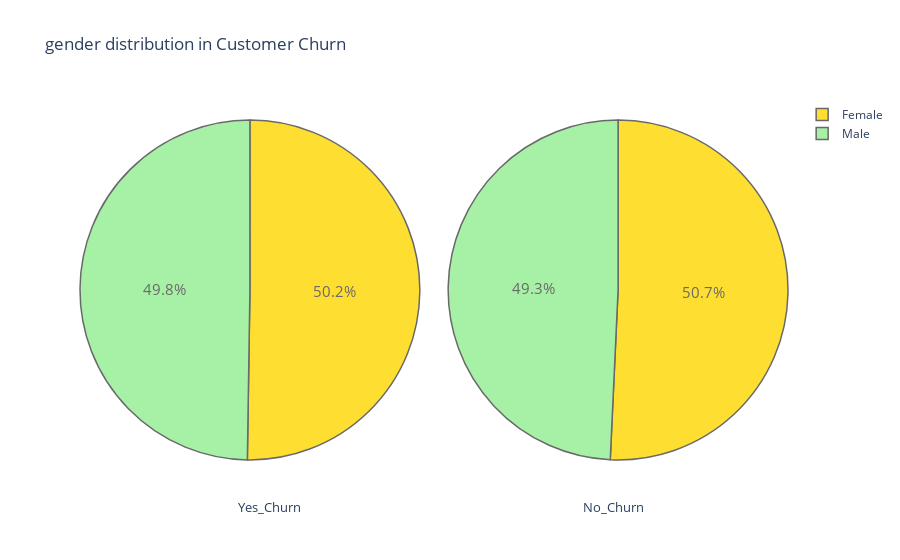

The code cell stored with this chart in its notebook:
### Code cell
plot_pie('gender')

### Figure 1 — Plotly figure (JSON) as saved in the notebook; plotly's stock layout.template omitted (floating-point values rounded to 4 significant figures)
{"data": [{"domain": {"x": [0, 0.48]}, "hoverinfo": "label+percent+name", "labels": ["Female", "Male"], "marker": {"colors": ["gold", "lightgreen", "lightcoral", "lightskyblue", "lightgrey", "orange", "white", "lightpink"], "line": {"width": 1.5}}, "name": "Churn Customer", "opacity": 0.8, "textfont": {"size": 15}, "type": "pie", "values": [939, 930]}, {"domain": {"x": [0.52, 1]}, "hoverinfo": "label+percent+name", "labels": ["Male", "Female"], "marker": {"colors": ["gold", "lightgreen", "lightcoral", "lightskyblue", "lightgrey", "orange", "white", "lightpink"], "line": {"width": 1.5}}, "name": "Non Churn Customer", "opacity": 0.8, "textfont": {"size": 15}, "type": "pie", "values": [2625, 2549]}], "layout": {"annotations": [{"font": {"size": 13}, "showarrow": false, "text": "Yes_Churn", "x": 0.22, "y": -0.1}, {"font": {"size": 13}, "showarrow": false, "text": "No_Churn", "x": 0.8, "y": -0.1}], "title": {"text": "gender distribution in Customer Churn "}}}
